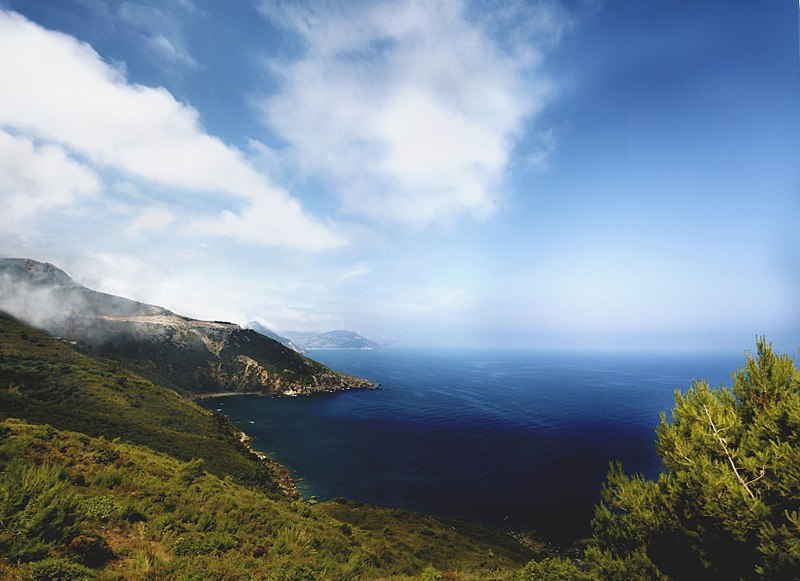
#> input picture nature.jpg, 800 x 581 px
$ python SplittingShuffle.py
#> lines starting #> are read from the running program, lines starting #| are printed output that depends on the picture
import scipy.ndimage
import matplotlib.pyplot as plt
import numpy as np

# read the image
imageHere = scipy.ndimage.imread ('../nature.jpg')
#> imageHere is the input picture: shape (581, 800, 3); mean R, G, B 123.1, 139.2, 153.1
xmax = imageHere.shape[0]
#> xmax = 581
ymax = imageHere.shape[1]
#> ymax = 800

# create a function to shuffle
def shuffle_indices (size):
#> called with size = 581
    arr = np.arange(size)
#> arr = 581 values from 0 to 580
    np.random.shuffle (arr)
    return arr

xindices = shuffle_indices (xmax)
np.testing.assert_equal(len(xindices), xmax)

yindices = shuffle_indices (ymax)
np.testing.assert_equal(len (yindices), ymax)

plt.imshow (imageHere[np.ix_(xindices, yindices)])
plt.show ()
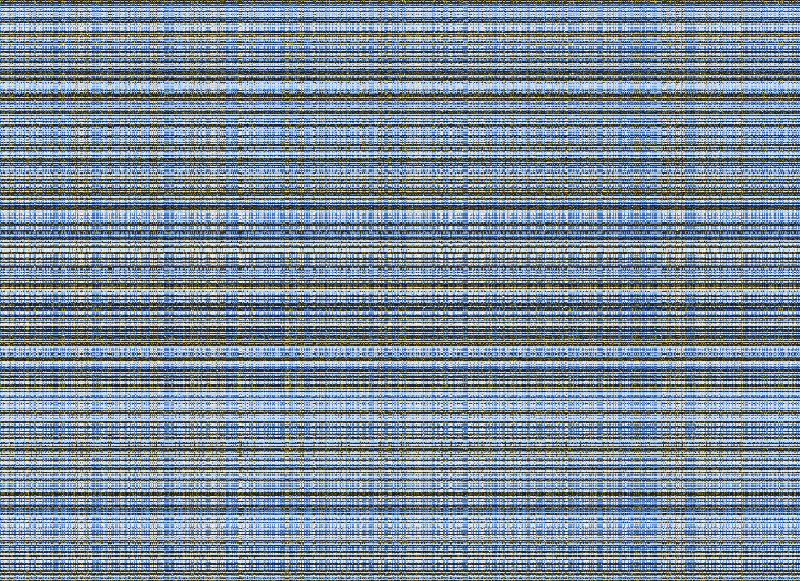
#> shown: shape (581, 800, 3); mean R, G, B 123.1, 139.2, 153.1
